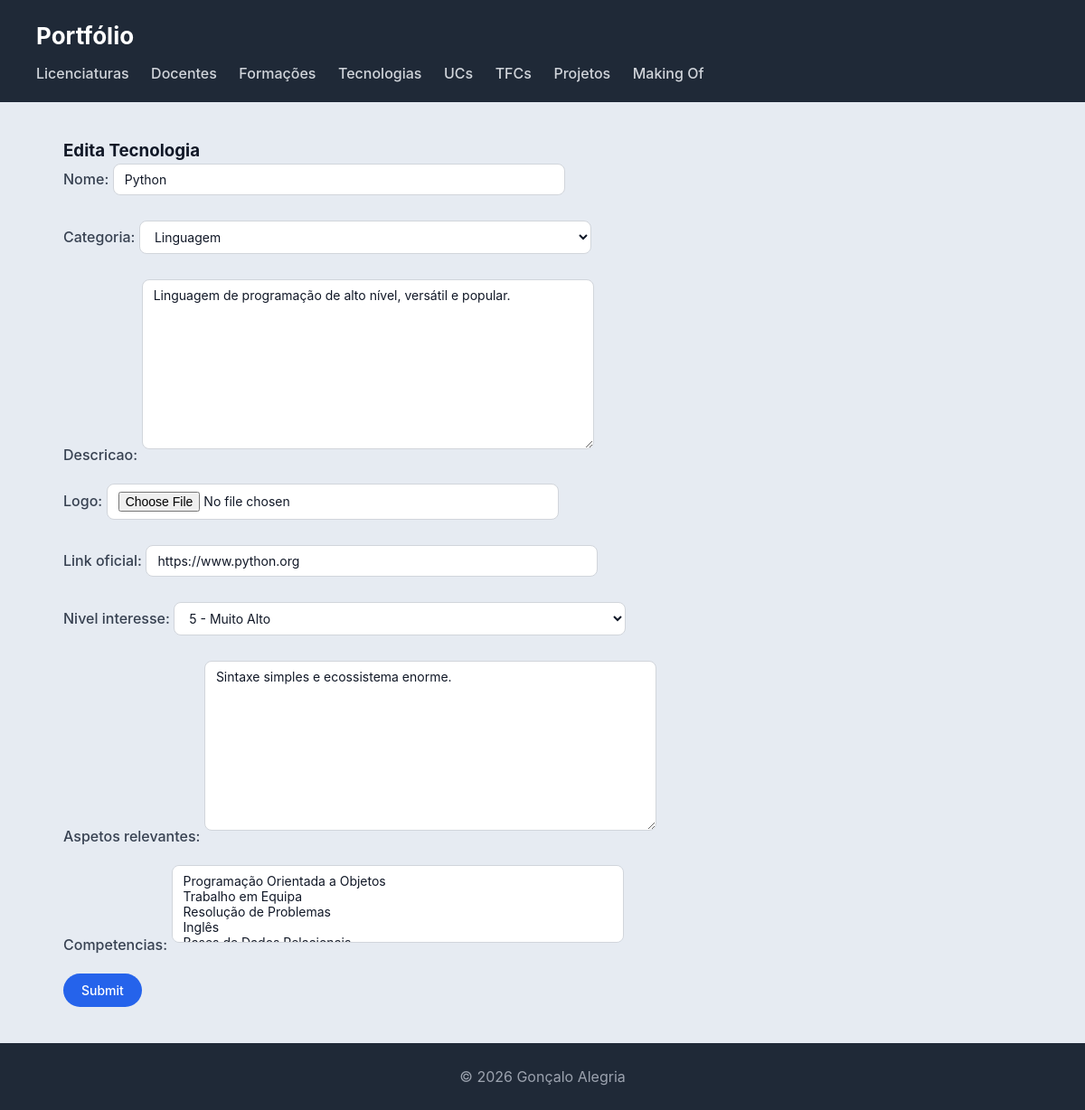
/portfolio/tecnologia/1/edita, run on the app's committed database.
### portfolio/models.py (models this page shows, shortened)
class Tecnologia(models.Model):
    CATEGORIA_CHOICES = [
        ('LING', 'Linguagem'),
        ('FRAME', 'Framework'),
        ('FERR', 'Ferramenta'),
        ('BD', 'Base de Dados'),
    ]
    NIVEL_INTERESSE_CHOICES = [
        (1, '1 - Muito Baixo'),
        (2, '2 - Baixo'),
        (3, '3 - Médio'),
        (4, '4 - Alto'),
        (5, '5 - Muito Alto'),
    ]
    nome = models.CharField(max_length=100)
    categoria = models.CharField(max_length=10, choices=CATEGORIA_CHOICES)
    descricao = models.TextField()
    logo = models.ImageField(upload_to='tecnologias/', blank=True)
    link_oficial = models.URLField(blank=True)
    nivel_interesse = models.IntegerField(choices=NIVEL_INTERESSE_CHOICES, default=3)
    aspetos_relevantes = models.TextField(blank=True)
    competencias = models.ManyToManyField(Competencia, related_name='tecnologias', blank=True)

class Competencia(models.Model):
    TIPO_CHOICES = [
        ('TEC', 'Técnica'),
        ('SOFT', 'Soft Skill'),
        ('LING', 'Linguística'),
    ]
    NIVEL_CHOICES = [
        ('BAS', 'Básico'),
        ('INT', 'Intermédio'),
        ('AVA', 'Avançado'),
    ]
    nome = models.CharField(max_length=200)
    tipo = models.CharField(max_length=5, choices=TIPO_CHOICES)
    nivel = models.CharField(max_length=5, choices=NIVEL_CHOICES)
    descricao = models.TextField(blank=True)
    def __str__(self):
        return self.nome

### portfolio/views.py (the view)
# urls.py: path('tecnologia/<int:tecnologia_id>/edita', views.edita_tecnologia_view, name="edita_tecnologia"),
def edita_tecnologia_view(request, tecnologia_id):
    tecnologia = Tecnologia.objects.get(id=tecnologia_id)
    if request.POST:
        form = TecnologiaForm(request.POST or None, request.FILES, instance=tecnologia)
        if form.is_valid():
            form.save()
            return redirect('tecnologias')
    else:
        form = TecnologiaForm(instance=tecnologia)
    context = {'form': form, 'tecnologia': tecnologia}
    return render(request, 'portfolio/edita_tecnologia.html', context)

### portfolio/forms.py
class TecnologiaForm(forms.ModelForm):
    class Meta:
        model = Tecnologia
        fields = '__all__'

### portfolio/templates/portfolio/edita_tecnologia.html (shortened to what this page needs)
{% extends "portfolio/base.html" %}
{% block content %}
<h3>Edita Tecnologia</h3>
<form action="{% url 'edita_tecnologia' tecnologia.id %}" method="post" enctype="multipart/form-data">
    {{ form.as_p }}
    <input type="submit">
</form>
{% endblock %}

### portfolio/static/portfolio/styles.css (style rules this page uses)
* { box-sizing: border-box; margin: 0; padding: 0; }
body { font-family: "Inter", "Segoe UI", system-ui, -apple-system, sans-serif; background: #e6ebf2; color: #111827; line-height: 1.5; }
form input[type="text"], form input[type="url"], form input[type="email"], form input[type="number"], form input[type="date"], form input[type="file"], form textarea, form select { font-family: inherit; font-size: 14px; padding: 8px 12px; border: 1px solid #d1d5db; border-radius: 8px; background: white; color: #111827; width: 100%; max-width: 500px; margin-bottom: 12px; }
form textarea { min-height: 100px; resize: vertical; }
form label { display: inline-block; font-weight: 500; margin-bottom: 4px; color: #374151; }
form p { margin-bottom: 16px; }
form input[type="submit"] { background: #2563eb; color: white; border: none; padding: 10px 20px; border-radius: 999px; font-family: inherit; font-size: 14px; font-weight: 500; cursor: pointer; transition: all 0.2s ease; }

### data on the page
Tecnologia: nome "Python", categoria "Linguagem", descricao "Linguagem de programação de alto nível, versátil e popular.", link_oficial "https://www.python.org", nivel_interesse "5 - Muito Alto", aspetos_relevantes "Sintaxe simples e ecossistema enorme."
